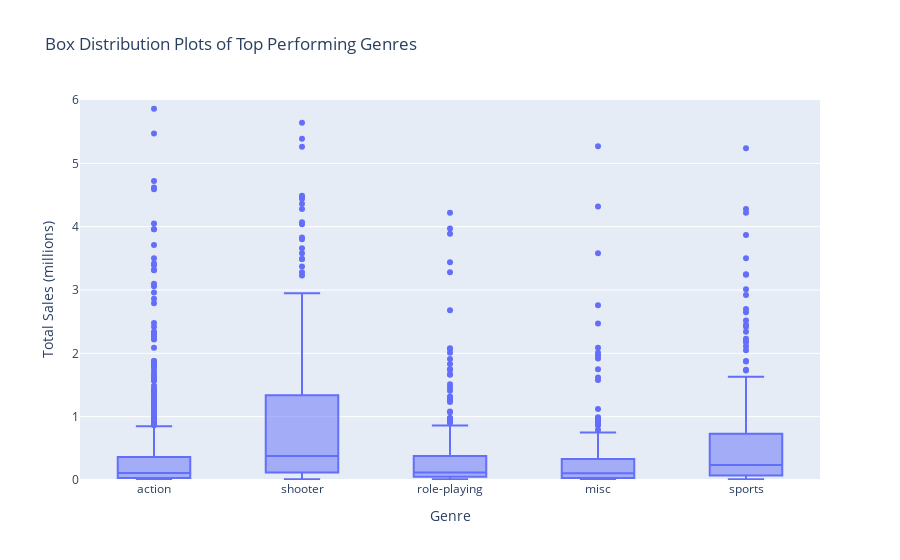

Source (notebook cell):
### Code cell
# creating box plot of the top genres' sales 
genres_fig = px.box(top_genres, x="genre", 
                    y="total_sales",
                    labels = {'total_sales':'Total Sales (millions)', 'genre': 'Genre'},
                   title = 'Box Distribution Plots of Top Performing Genres')
genres_fig.update_yaxes(range=[0,6])

### Figure 1 — Plotly figure (JSON) as saved in the notebook; plotly's stock layout.template omitted (floating-point values rounded to 4 significant figures; data arrays with more than 128 entries replaced by an {"elided": "..."} marker saying what was removed)
{"data": [{"alignmentgroup": "True", "hovertemplate": "Genre=%{x}<br>Total Sales (millions)=%{y}<extra></extra>", "legendgroup": "", "marker": {"color": "#636efa"}, "name": "", "notched": false, "offsetgroup": "", "orientation": "v", "showlegend": false, "type": "box", "x": {"elided": "1791 str values"}, "x0": " ", "xaxis": "x", "y": {"elided": "1791 float values"}, "y0": " ", "yaxis": "y"}], "layout": {"boxmode": "group", "legend": {"tracegroupgap": 0}, "title": {"text": "Box Distribution Plots of Top Performing Genres"}, "xaxis": {"anchor": "y", "domain": [0, 1], "title": {"text": "Genre"}}, "yaxis": {"anchor": "x", "domain": [0, 1], "range": [0, 6], "title": {"text": "Total Sales (millions)"}}}}
